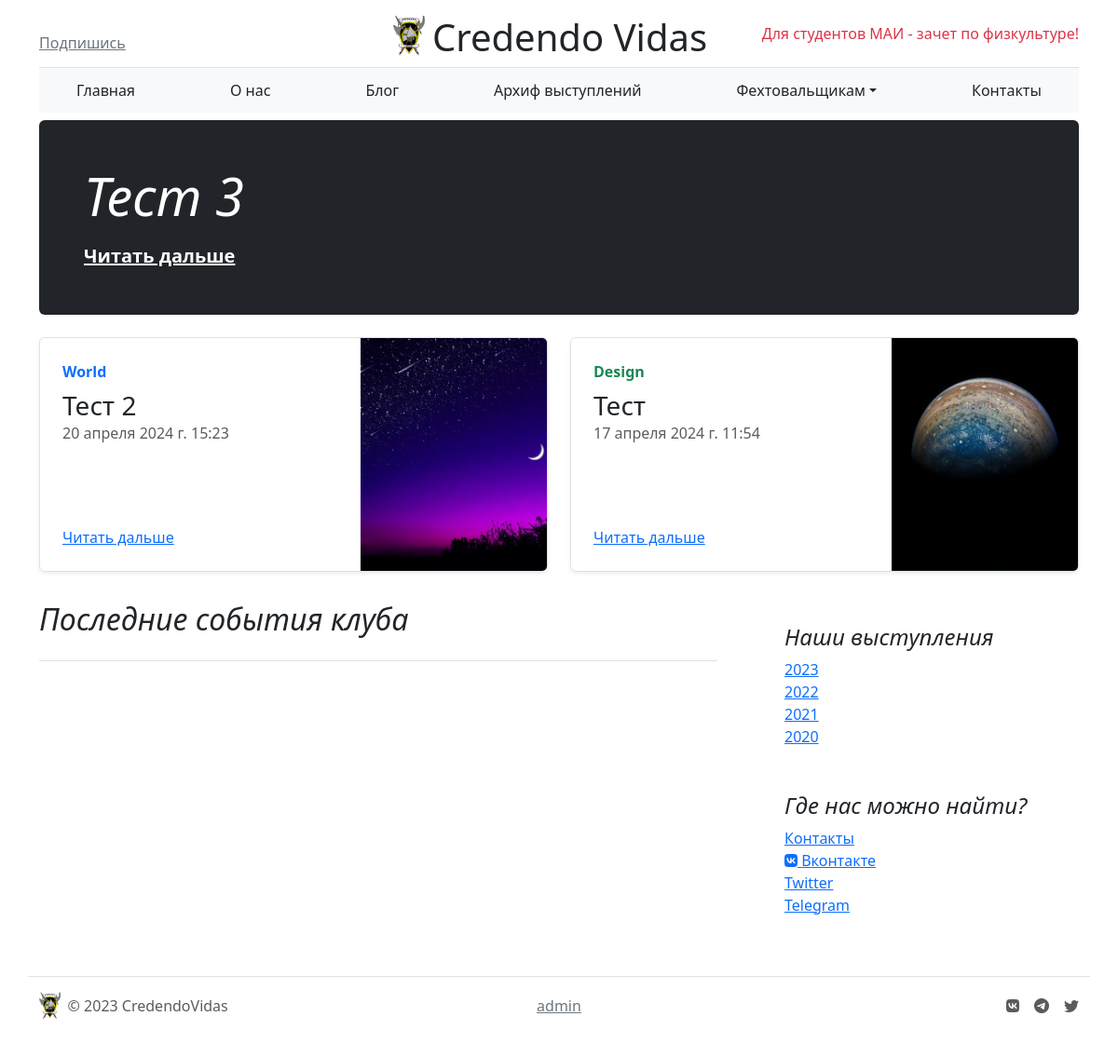
/, run on an earlier commit of the app's database.
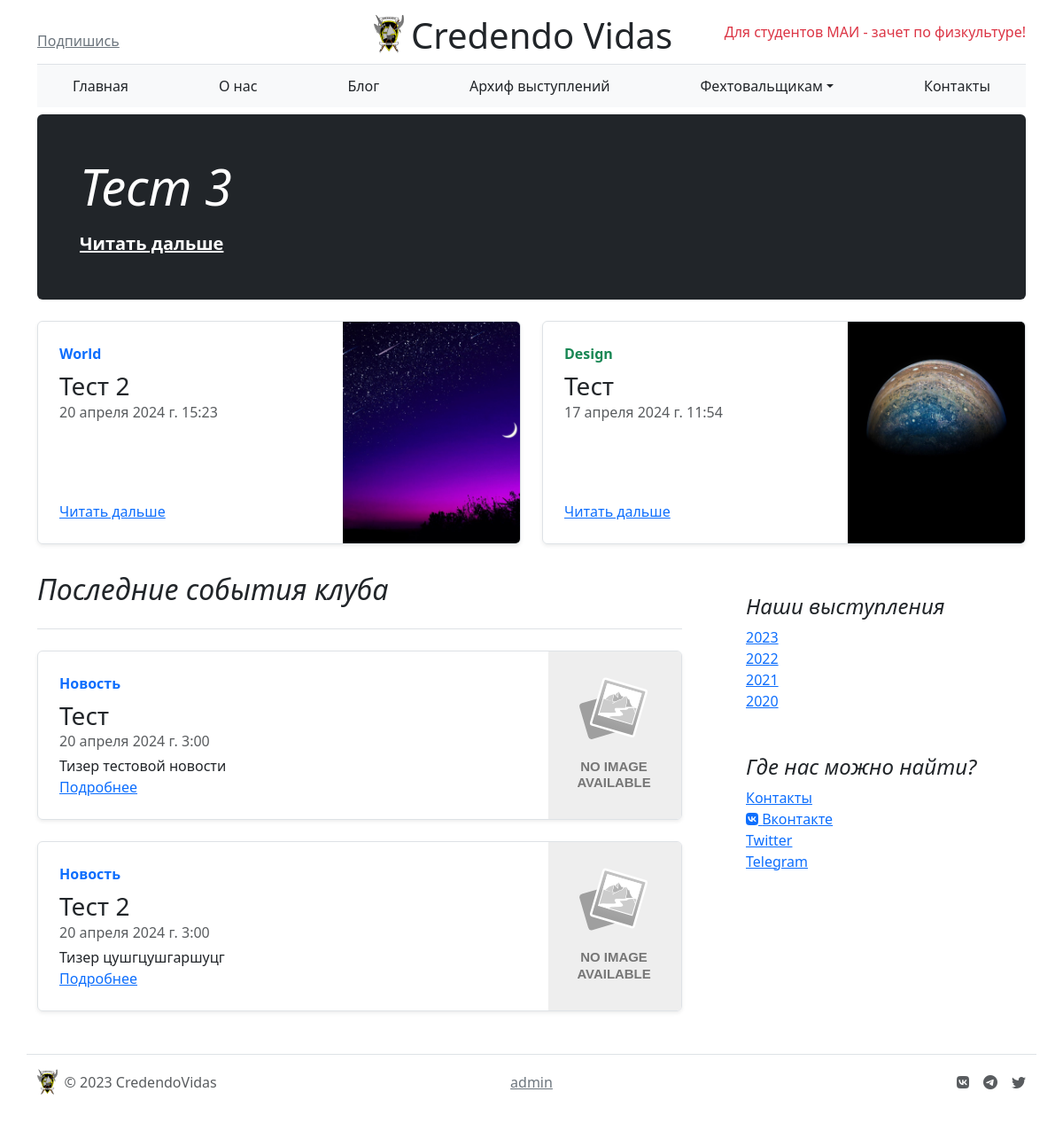
And on a later commit of the database.
### blog/models.py (models this page shows, shortened)
class Post(models.Model):
    id = models.AutoField(primary_key=True, unique=True)
    title = models.CharField('Заголовок', max_length=50)
    body = models.TextField('Тело статьи')
    date = models.DateTimeField('Дата создания', auto_now_add=True)
    author = CurrentUserField(related_name='post_author', add_only=True, on_delete=models.CASCADE, verbose_name='Автор')
    cover = models.ImageField('Обложка', blank=True)
    teaser = models.CharField('Краткое описание', max_length=200, blank=True)
    is_published = models.BooleanField('Опубликовать', default=False)
    type = models.CharField('Тип', max_length=20, default='post')
    class Meta:
        verbose_name = 'Пост'
        verbose_name_plural = 'Посты'

### main/models.py (models this page shows, shortened)
class News(models.Model):
    id = models.AutoField(primary_key=True)
    title = models.CharField('Заголовок', max_length=200)
    teaser = models.CharField('Сводка', max_length=300, default="Тизер")
    content = models.TextField('Контент', blank=True)
    date = models.DateTimeField(auto_now_add=True)
    type = models.CharField('Тип', max_length=20, default='news')
    class Meta:
        verbose_name = 'Новость'
        verbose_name_plural = 'Новости'

### main/views.py (the view)
# urls.py: path('', views.index, name='home'),
def index(request):
    resent_posts = Post.objects.order_by('-date')[:3]
    resent_articles = Post.objects.order_by('-date')[3:10]
    resent_news = News.objects.order_by('-date')[:10]
    event_list = sorted(
        list(chain(resent_articles, resent_news))[:10],
        key=attrgetter('date'),
        reverse=True
    )
    context = {
        "resent_posts": resent_posts,
        "resent_news" : event_list
    }
    return render(request, 'main/index.html', context)

### templates/main/index.html (shortened to what this page needs)
{% extends 'main/layout.html' %}
{% load static %}
{% block content %}
    <main class="container">
      <div class="p-4 p-md-5 mb-4 text-white rounded bg-dark">
        <div class="col-md-6 px-0">
          <h1 class="display-4 fst-italic">{{ resent_posts.0.title }}</h1>
          <p class="lead mb-0"><a href="blog/post-{{ resent_posts.0.id }}" class="text-white fw-bold">Читать дальше</a></p>
        </div>
      </div>
      <div class="row mb-2">
        <div class="col-md-6">
          <div class="row g-0 border rounded overflow-hidden flex-md-row mb-4 shadow-sm h-md-250 position-relative">
            <div class="col p-4 d-flex flex-column position-static">
              <strong class="d-inline-block mb-2 text-primary">World</strong>
              <h3 class="mb-0">{{ resent_posts.1.title }}</h3>
              <div class="mb-1 text-muted">{{ resent_posts.1.date }}</div>
              <a href="blog/post-{{ resent_posts.1.id }}" class="stretched-link">Читать дальше</a>
            </div>
            <div class="col-auto d-none d-lg-block">
                  <image style="object-fit: cover" class="img" src="{{ resent_posts.1.cover.url }}" width="200" height="250" onerror="this.src='{% static 'img/noimage.svg' %}';"/>
            </div>
          </div>
        </div>
        <div class="col-md-6">
          <div class="row g-0 border rounded overflow-hidden flex-md-row mb-4 shadow-sm h-md-250 position-relative">
            <div class="col p-4 d-flex flex-column position-static">
              <strong class="d-inline-block mb-2 text-success">Design</strong>
              <h3 class="mb-0">{{ resent_posts.2.title }}</h3>
              <div class="mb-1 text-muted">{{ resent_posts.2.date }}</div>
              <a href="blog/post-{{ resent_posts.2.id }}" class="stretched-link">Читать дальше</a>
            </div>
            <div class="col-auto d-none d-lg-block">
                  <image style="object-fit: cover" class="img" src="{{ resent_posts.2.cover.url }}" width="200" height="250" onerror="this.src='{% static 'img/noimage.svg' %}';"/>
            </div>
          </div>
        </div>
      </div>
      <div class="row g-5">
        <div class="col-md-8">
          <h2 class="pb-4 mb-4 fst-italic border-bottom">
            Последние события клуба
          </h2>
            {% for news in resent_news %}
               <div class="row g-0 border rounded overflow-hidden flex-md-row mb-4 shadow-sm h-md-250 position-relative">
                    <div class="col p-4 d-flex flex-column position-static">
                        {% if news.type == 'news' %}
                            <strong class="d-inline-block mb-2 text-primary">Новость</strong>
                        {% elif news.type == 'post' %}
                            <strong class="d-inline-block mb-2 text-success">Статья</strong>
                        {% endif %}
                        <h3 class="mb-0">{{ news.title }}</h3>
                        <div class="mb-1 text-muted">{{ news.date }}</div>
                        <p class="card-text mb-auto">{{ news.teaser }}</p>
                        {% if news.type == 'news' %}
                            <a href="news-{{ news.id }}" class="stretched-link">Подробнее</a>
                        {% elif news.type == 'post' %}
                            <a href="blog/post-{{ news.id }}" class="stretched-link">Подробнее</a>
                        {% endif %}
                    </div>
                    <div class="col-auto d-none d-lg-block">
                          <image style="object-fit: cover" class="img" src="{{post.cover.url }}" width="150" height="100%" onerror="this.src='{% static 'img/noimage.svg' %}';"/>
                    </div>
                </div>
            {% endfor %}
        </div>
          {% include 'main/aside.html' %}
      </div>
    </main>
{% endblock %}

### templates/main/layout.html (shortened to what this page needs)
{% load static %}
<!DOCTYPE html>
<html lang="en">
<head>
    <link href="https://cdn.jsdelivr.net/npm/bootstrap@5.3.0/dist/css/bootstrap.min.css" rel="stylesheet">
    <link rel="stylesheet" href="https://cdn.jsdelivr.net/npm/@fortawesome/fontawesome-free@6.2.1/css/fontawesome.min.css">
    <link rel="stylesheet" href="https://cdn.jsdelivr.net/npm/bootstrap-icons@1.10.2/font/bootstrap-icons.css">
</head>
<body>
    <div class="container">
        {% include 'main/header.html' %}
        {% block content %}
        {% endblock %}
    {% include 'main/footer.html' %}
</body>
</html>

### templates/main/header.html (shortened to what this page needs)
{% load static %}
<header class="blog-header pt-3 border-bottom">
    <div class="row flex-nowrap justify-content-between align-items-center">
      <div class="col-4 pt-1">
        <a class="link-secondary" href="#">Подпишись</a>
      </div>
      <div class="d-flex col-4 text-center">
            <img src="{% static 'img/logo.svg' %}" height="45" class="me-2">
            <h1 class="text-dark" href="#">Credendo Vidas</h1>
      </div>
      <div class="col-4 d-flex justify-content-end align-items-center">
        <p class="text-danger">Для студентов МАИ - зачет по физкультуре!</p>
      </div>
    </div>
  </header>
  <div class="nav-scroller bg-light py-1 mb-2">
        <ul class="nav d-flex justify-content-between px-3">
          <li class="nav-item px-2"><a class="nav-link link-dark" href="{% url 'home' %}">Главная</a></li>
          <li class="nav-item px-2"><a class="nav-link link-dark" href="{% url 'about' %}">О нас</a></li>
          <li class="nav-item px-2"><a class="nav-link link-dark" href="{% url 'blog' %}">Блог</a></li>
          <li class="nav-item px-2"><a class="nav-link link-dark" href="{% url 'archive' %}">Архиф выступлений</a></li>
          <li class="nav-item dropdown px-2">
              <a class="nav-link dropdown-toggle link-dark" role="button" id="navbarDropdown" data-bs-toggle="dropdown" aria-expanded="false">
                  Фехтовальщикам</a>
          </li>
          <li class="nav-item px-2 link-dark"><a class="nav-link link-dark" href="{% url 'contacts' %}">Контакты</a></li>
        </ul>
  </div>
</div>

### templates/main/aside.html
{% load static %}
<div class="col-md-4">
    <div class="position-sticky" style="top: 2rem;">
        <div class="p-4">
          <h4 class="fst-italic">Наши выступления</h4>
          <ol class="list-unstyled mb-0">
            <li><a href="#">2023</a></li>
            <li><a href="#">2022</a></li>
            <li><a href="#">2021</a></li>
            <li><a href="#">2020</a></li>
          </ol>
        </div>
        <div class="p-4">
          <h4 class="fst-italic">Где нас можно найти?</h4>
          <ol class="list-unstyled">
            <li><a href="#">Контакты</a></li>
            <li><a href="#"><i class="fa-brands fa-vk"></i> Вконтакте</a></li>
            <li><a href="#">Twitter</a></li>
            <li><a href="#">Telegram</a></li>
          </ol>
        </div>
    </div>
</div>

### templates/main/footer.html
{% load static %}
<footer class="container d-flex flex-wrap justify-content-between align-items-center py-3 my-4 border-top">
    <div class="col-md-4 d-flex align-items-center">
      <a href="/" class="mb-3 me-2 mb-md-0 text-muted text-decoration-none lh-1">
          <img src="{% static 'img/logo.svg' %}" height="30">
      </a>
      <span class="mb-3 mb-md-0 text-muted">© 2023 CredendoVidas</span>
    </div>
    <a class="link-secondary" href="#" onclick="window.open('/admin', '_blank');">
        admin
    </a>
    <ul class="nav col-md-4 justify-content-end list-unstyled d-flex">
      <li class="ms-3"><a class="text-muted" href="#"><i class="fa-brands fa-vk"></i></a></li>
      <li class="ms-3"><a class="text-muted" href="#"><i class="bi bi-telegram"></i></a></li>
      <li class="ms-3"><a class="text-muted" href="#"><i class="bi bi-twitter"></i></a></li>
    </ul>
</footer>

What changed in the data, as far as the page shows it:
added News: type "Новость", title "Тест", date "20 апреля 2024 г. 3:00", teaser "Тизер тестовой новости"
added News: type "Новость", title "Тест 2", date "20 апреля 2024 г. 3:00", teaser "Тизер цушгцушгаршуцг"
